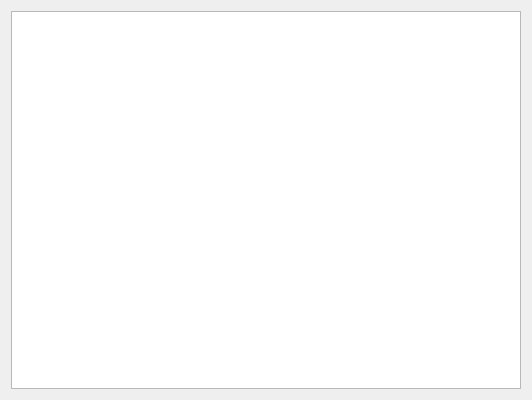
<?xml version="1.0" encoding="UTF-8"?>
<ui version="4.0">
 <class>Seances</class>
 <widget class="QDialog" name="Seances">
  <property name="geometry">
   <rect>
    <x>0</x>
    <y>0</y>
    <width>532</width>
    <height>400</height>
   </rect>
  </property>
  <property name="windowTitle">
   <string>Dialog</string>
  </property>
  <layout class="QGridLayout" name="gridLayout">
   <item row="0" column="0">
    <widget class="QTableView" name="tableView"/>
   </item>
  </layout>
 </widget>
 <resources/>
 <connections/>
</ui>
